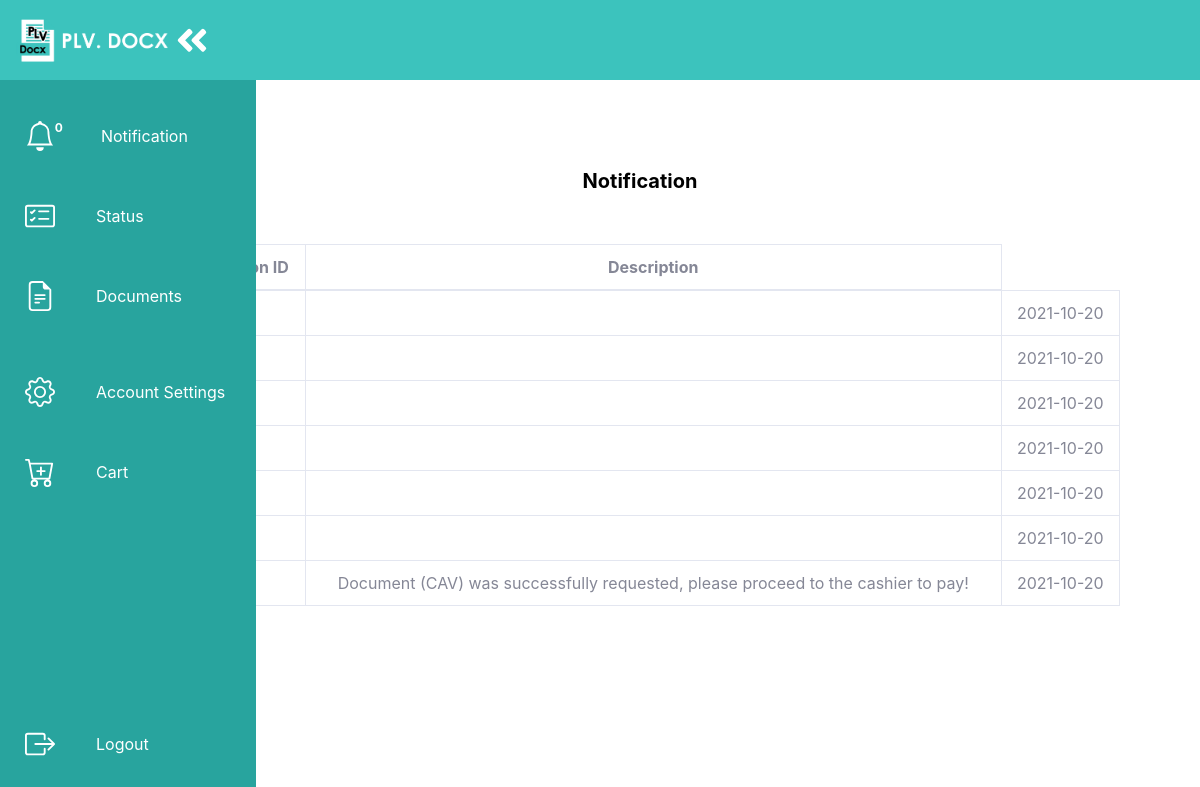
The app's page /student/notification.php (signed in) with its own data.
### tables this page shows
CREATE TABLE `notificationstudent_tbl` (
  `notificationStudent_id` int(11) NOT NULL,
  `student_id` int(11) NOT NULL,
  `notificationStudent_description` varchar(1000) NOT NULL,
  `notificationStudent_isSeen` int(1) NOT NULL,
  `notificationStudent_date` date NOT NULL
);

### student/notification.php (the view, shortened to what this page needs)
<html>
<head>
    <link rel="stylesheet" href="css/notification.css"/>
    <link rel="stylesheet" href="css/sb-admin-2.css"/>
  </head>
  <body>
    <?php
      include('includes/navbar.php');
    ?>
    <main>
        <div class="mytabs">
            <label for="tabpay">Notification</label>
            <div class="tab">
            <div class="wrapper">
                    <div class="img-area">
                        <div class="container-fluid">
                        <div class="card-body">
                            <div class="table-responsive">
                            <?php
                                $studentID = $_SESSION['student_id'];
                                $connection = mysqli_connect("localhost","root","","plvdocx_db");
                                $query = "SELECT
                                                *
                                                from notificationstudent_tbl
                                                where student_id = $studentID;
                                ";
                                $query_run = mysqli_query($connection, $query);
                            ?>
                            <table class="table table-bordered" id="dataTable" width="100%" cellspacing="0">
                                <thead>
                                <tr class="text-center">
                                    <th> Notification ID </th>
                                    <th> Description </th>
                                </tr>
                                </thead>
                                <tbody>
                                <?php
                                    if(mysqli_num_rows($query_run) > 0){
                                        while($row = mysqli_fetch_assoc($query_run)){
                                            ?>
                                        <tr class="text-center">
                                            <td><?php echo $row['notificationStudent_id']; ?></td>
                                            <td><?php echo $row['notificationStudent_description']; ?></td>
                                            <td><?php echo $row['notificationStudent_date']; ?></td>
                                        </tr>
                                            <?php
                                        }
                                    }
                                    else{
                                        echo "No Record Found";
                                    }
                                ?>
                                </tbody>
                            </table>
                            </div>
                        </div>
                </div>
                    </div>
                </div>
            </div>
          </div>
    </main>
  </body>
  </html>

### student/css/notification.css (style rules this page uses)
:root { font-size: 16px; font-family: 'Open Sans'; --text-primary: #b6b6b6; --text-secondary: #ececec; --bg-primary: #23232e; --bg-secondary: #141418; --transition-speed: 600ms; }
body { color: black; background-color: white; margin: 0; padding: 0; }
main { margin-left: 5rem; padding: 1rem; }
.wrapper { position: relative; top:0vh; }
.img-area { display: flex; flex-wrap: wrap; flex-direction: row; align-items: center; justify-content: center; }
.mytabs { display: flex; flex-wrap: wrap; justify-content: center; max-width: 150vh; margin: 50px auto; padding: 20px; height: 1.8vh; font-size: 2.5vh; }
.mytabs label { padding-left: 25px; padding-right: 25px; padding-bottom: 12px; background: transparent; font-weight: bold; }
.mytabs .tab { position: relative; top:1vh; width: 100%; height: 60vh; order: 1; display: none; }
.mytabs input[type='radio']:checked + label + .tab { display: block; }
.mytabs input[type="radio"]:checked + label { background: transparent; border-bottom:transparent; color: black; }

### records on screen
notificationstudent_tbl: notificationStudent_date "2021-10-20"
notificationstudent_tbl: notificationStudent_date "2021-10-20"
notificationstudent_tbl: notificationStudent_id "56", notificationStudent_date "2021-10-20"
notificationstudent_tbl: notificationStudent_date "2021-10-20"
notificationstudent_tbl: notificationStudent_date "2021-10-20"
notificationstudent_tbl: notificationStudent_date "2021-10-20"
notificationstudent_tbl: notificationStudent_description "Document (CAV) was successfully requested, please proceed to the cashier to pay!", notificationStudent_date "2021-10-20"

### other values on screen
$_SESSION['notification_number'] "0"
